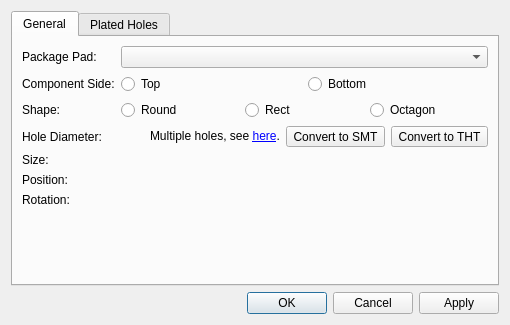
<?xml version="1.0" encoding="UTF-8"?>
<ui version="4.0">
 <class>librepcb::editor::FootprintPadPropertiesDialog</class>
 <widget class="QDialog" name="librepcb::editor::FootprintPadPropertiesDialog">
  <property name="geometry">
   <rect>
    <x>0</x>
    <y>0</y>
    <width>510</width>
    <height>325</height>
   </rect>
  </property>
  <property name="windowTitle">
   <string>Pad Properties</string>
  </property>
  <layout class="QVBoxLayout" name="verticalLayout">
   <item>
    <widget class="QTabWidget" name="tabWidget">
     <property name="currentIndex">
      <number>0</number>
     </property>
     <widget class="QWidget" name="tabGeneral">
      <attribute name="title">
       <string>General</string>
      </attribute>
      <layout class="QFormLayout" name="formLayout">
       <item row="0" column="0">
        <widget class="QLabel" name="label">
         <property name="text">
          <string>Package Pad:</string>
         </property>
        </widget>
       </item>
       <item row="0" column="1">
        <widget class="QComboBox" name="cbxPackagePad"/>
       </item>
       <item row="1" column="0">
        <widget class="QLabel" name="label_2">
         <property name="text">
          <string>Component Side:</string>
         </property>
        </widget>
       </item>
       <item row="1" column="1">
        <widget class="QWidget" name="boardSideWidget" native="true">
         <layout class="QHBoxLayout" name="horizontalLayout_5">
          <property name="leftMargin">
           <number>0</number>
          </property>
          <property name="topMargin">
           <number>0</number>
          </property>
          <property name="rightMargin">
           <number>0</number>
          </property>
          <property name="bottomMargin">
           <number>0</number>
          </property>
          <item>
           <widget class="QRadioButton" name="rbtnComponentSideTop">
            <property name="text">
             <string>Top</string>
            </property>
           </widget>
          </item>
          <item>
           <widget class="QRadioButton" name="rbtnComponentSideBottom">
            <property name="text">
             <string>Bottom</string>
            </property>
           </widget>
          </item>
         </layout>
        </widget>
       </item>
       <item row="2" column="0">
        <widget class="QLabel" name="label_3">
         <property name="text">
          <string>Shape:</string>
         </property>
        </widget>
       </item>
       <item row="2" column="1">
        <widget class="QWidget" name="shapeWidget" native="true">
         <layout class="QHBoxLayout" name="horizontalLayout_2">
          <property name="leftMargin">
           <number>0</number>
          </property>
          <property name="topMargin">
           <number>0</number>
          </property>
          <property name="rightMargin">
           <number>0</number>
          </property>
          <property name="bottomMargin">
           <number>0</number>
          </property>
          <item>
           <widget class="QRadioButton" name="rbtnShapeRound">
            <property name="text">
             <string>Round</string>
            </property>
           </widget>
          </item>
          <item>
           <widget class="QRadioButton" name="rbtnShapeRect">
            <property name="text">
             <string>Rect</string>
            </property>
           </widget>
          </item>
          <item>
           <widget class="QRadioButton" name="rbtnShapeOctagon">
            <property name="text">
             <string>Octagon</string>
            </property>
           </widget>
          </item>
         </layout>
        </widget>
       </item>
       <item row="3" column="0">
        <widget class="QLabel" name="label_6">
         <property name="text">
          <string>Hole Diameter:</string>
         </property>
        </widget>
       </item>
       <item row="3" column="1">
        <layout class="QHBoxLayout" name="horizontalLayout_3">
         <item>
          <widget class="librepcb::editor::PositiveLengthEdit" name="edtHoleDiameter" native="true"/>
         </item>
         <item>
          <widget class="QLabel" name="lblHoleDetails">
           <property name="text">
            <string>Multiple holes, see &lt;a href=&quot;tab&quot;&gt;here&lt;/a&gt;.</string>
           </property>
          </widget>
         </item>
         <item>
          <widget class="QToolButton" name="btnConvertToSmt">
           <property name="sizePolicy">
            <sizepolicy hsizetype="Preferred" vsizetype="Fixed">
             <horstretch>0</horstretch>
             <verstretch>0</verstretch>
            </sizepolicy>
           </property>
           <property name="text">
            <string>Convert to SMT</string>
           </property>
          </widget>
         </item>
         <item>
          <widget class="QToolButton" name="btnConvertToTht">
           <property name="sizePolicy">
            <sizepolicy hsizetype="Preferred" vsizetype="Fixed">
             <horstretch>0</horstretch>
             <verstretch>0</verstretch>
            </sizepolicy>
           </property>
           <property name="text">
            <string notr="true">Convert to THT</string>
           </property>
          </widget>
         </item>
        </layout>
       </item>
       <item row="4" column="0">
        <widget class="QLabel" name="label_7">
         <property name="text">
          <string>Size:</string>
         </property>
        </widget>
       </item>
       <item row="4" column="1">
        <layout class="QHBoxLayout" name="horizontalLayout_4">
         <item>
          <widget class="librepcb::editor::PositiveLengthEdit" name="edtWidth" native="true"/>
         </item>
         <item>
          <widget class="librepcb::editor::PositiveLengthEdit" name="edtHeight" native="true"/>
         </item>
        </layout>
       </item>
       <item row="5" column="0">
        <widget class="QLabel" name="label_4">
         <property name="text">
          <string>Position:</string>
         </property>
        </widget>
       </item>
       <item row="5" column="1">
        <layout class="QHBoxLayout" name="horizontalLayout">
         <item>
          <widget class="librepcb::editor::LengthEdit" name="edtPosX" native="true"/>
         </item>
         <item>
          <widget class="librepcb::editor::LengthEdit" name="edtPosY" native="true"/>
         </item>
        </layout>
       </item>
       <item row="6" column="0">
        <widget class="QLabel" name="label_5">
         <property name="text">
          <string>Rotation:</string>
         </property>
        </widget>
       </item>
       <item row="6" column="1">
        <widget class="librepcb::editor::AngleEdit" name="edtRotation" native="true"/>
       </item>
      </layout>
     </widget>
     <widget class="QWidget" name="tabHoles">
      <attribute name="title">
       <string>Plated Holes</string>
      </attribute>
      <layout class="QVBoxLayout" name="verticalLayout_2" stretch="0,0,1,0">
       <item>
        <layout class="QHBoxLayout" name="horizontalLayout_6">
         <property name="spacing">
          <number>0</number>
         </property>
         <item>
          <widget class="QLabel" name="lblSelectedHole">
           <property name="text">
            <string notr="true"/>
           </property>
          </widget>
         </item>
         <item>
          <widget class="QToolButton" name="btnPreviousHole">
           <property name="toolTip">
            <string>Select previous hole</string>
           </property>
           <property name="text">
            <string notr="true"/>
           </property>
           <property name="arrowType">
            <enum>Qt::LeftArrow</enum>
           </property>
          </widget>
         </item>
         <item>
          <widget class="QToolButton" name="btnNextHole">
           <property name="toolTip">
            <string>Select next hole</string>
           </property>
           <property name="text">
            <string notr="true"/>
           </property>
           <property name="arrowType">
            <enum>Qt::RightArrow</enum>
           </property>
          </widget>
         </item>
         <item>
          <widget class="QToolButton" name="btnRemoveHole">
           <property name="toolTip">
            <string>Remove current hole</string>
           </property>
           <property name="icon">
            <iconset>
             <normaloff>:/img/actions/minus.png</normaloff>:/img/actions/minus.png</iconset>
           </property>
          </widget>
         </item>
         <item>
          <widget class="QToolButton" name="btnAddHole">
           <property name="toolTip">
            <string>Add new hole</string>
           </property>
           <property name="text">
            <string notr="true"/>
           </property>
           <property name="icon">
            <iconset>
             <normaloff>:/img/actions/add.png</normaloff>:/img/actions/add.png</iconset>
           </property>
          </widget>
         </item>
        </layout>
       </item>
       <item>
        <widget class="Line" name="line">
         <property name="orientation">
          <enum>Qt::Horizontal</enum>
         </property>
        </widget>
       </item>
       <item>
        <widget class="librepcb::editor::HoleEditorWidget" name="holeEditorWidget" native="true"/>
       </item>
       <item>
        <spacer name="verticalSpacer">
         <property name="orientation">
          <enum>Qt::Vertical</enum>
         </property>
         <property name="sizeHint" stdset="0">
          <size>
           <width>0</width>
           <height>0</height>
          </size>
         </property>
        </spacer>
       </item>
      </layout>
     </widget>
    </widget>
   </item>
   <item>
    <widget class="QDialogButtonBox" name="buttonBox">
     <property name="orientation">
      <enum>Qt::Horizontal</enum>
     </property>
     <property name="standardButtons">
      <set>QDialogButtonBox::Apply|QDialogButtonBox::Cancel|QDialogButtonBox::Ok</set>
     </property>
    </widget>
   </item>
  </layout>
 </widget>
 <customwidgets>
  <customwidget>
   <class>librepcb::editor::LengthEdit</class>
   <extends>QWidget</extends>
   <header location="global">librepcb/editor/widgets/lengthedit.h</header>
   <container>1</container>
  </customwidget>
  <customwidget>
   <class>librepcb::editor::AngleEdit</class>
   <extends>QWidget</extends>
   <header location="global">librepcb/editor/widgets/angleedit.h</header>
   <container>1</container>
  </customwidget>
  <customwidget>
   <class>librepcb::editor::PositiveLengthEdit</class>
   <extends>QWidget</extends>
   <header location="global">librepcb/editor/widgets/positivelengthedit.h</header>
   <container>1</container>
  </customwidget>
  <customwidget>
   <class>librepcb::editor::HoleEditorWidget</class>
   <extends>QWidget</extends>
   <header location="global">librepcb/editor/widgets/holeeditorwidget.h</header>
   <container>1</container>
  </customwidget>
 </customwidgets>
 <tabstops>
  <tabstop>cbxPackagePad</tabstop>
  <tabstop>boardSideWidget</tabstop>
  <tabstop>shapeWidget</tabstop>
  <tabstop>edtWidth</tabstop>
  <tabstop>edtHeight</tabstop>
  <tabstop>edtPosX</tabstop>
  <tabstop>edtPosY</tabstop>
  <tabstop>edtRotation</tabstop>
 </tabstops>
 <resources/>
 <connections/>
</ui>
